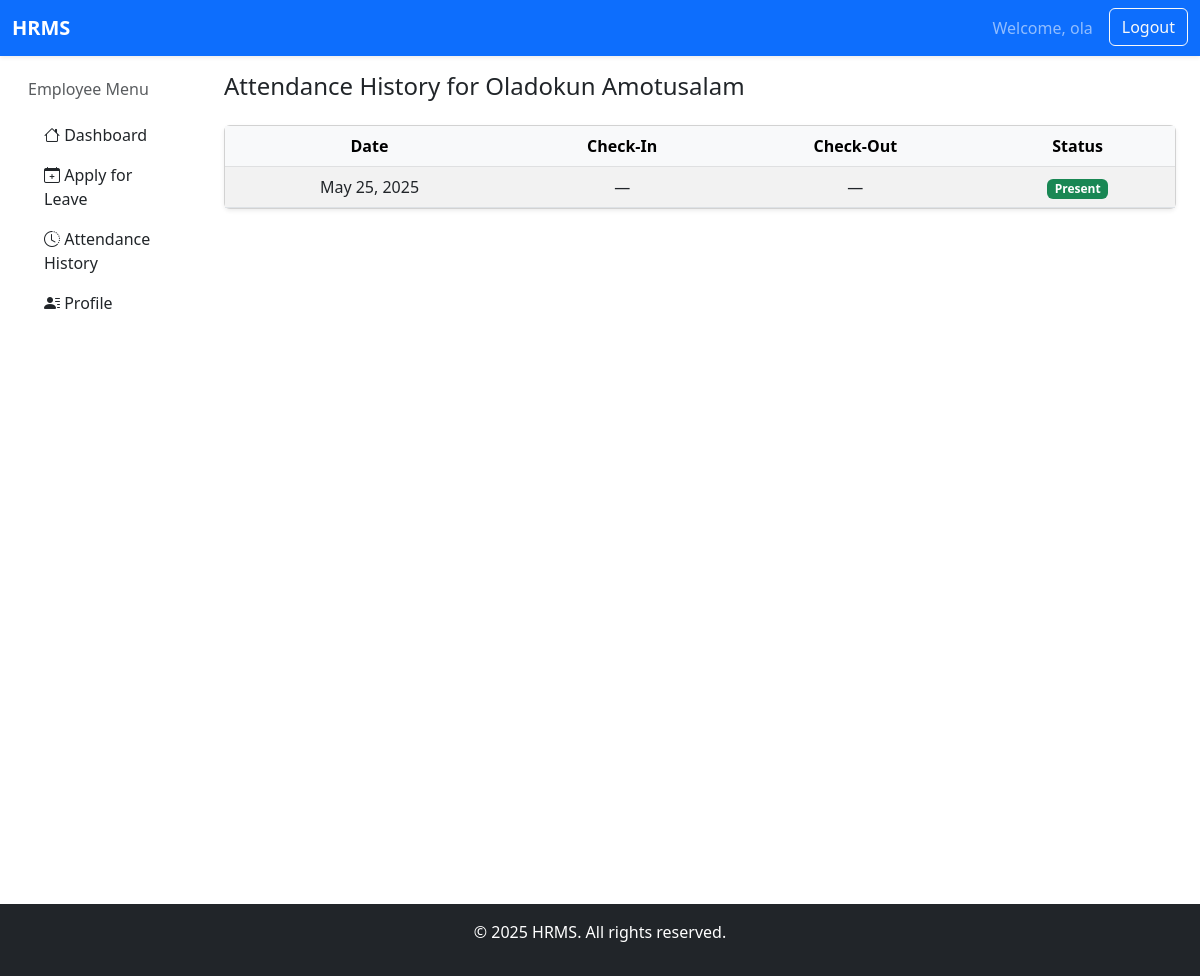
Page /attendance/ (signed in) on the committed database.
### core/models.py (models this page shows, shortened)
class Employee(models.Model):
    user = models.OneToOneField(User, on_delete=models.CASCADE, related_name='employee')
    department = models.CharField(max_length=100)
    designation = models.CharField(max_length=100)
    join_date = models.DateField()
    phone = models.CharField(max_length=15)
    address = models.TextField()
    is_hr = models.BooleanField(default=False)

class Attendance(models.Model):
    STATUS_CHOICES = [
        ('Present', 'Present'),
        ('Absent', 'Absent'),
    ]
    employee = models.ForeignKey(User, on_delete=models.CASCADE)
    date = models.DateField()
    status = models.CharField(max_length=10, choices=STATUS_CHOICES)
    class Meta:
        unique_together = ('employee', 'date')

### core/views.py (the view)
# urls.py: path('attendance/', views.my_attendance, name='attendance'),
@login_required
def my_attendance(request):
    employee = get_object_or_404(Employee, user=request.user)
    attendance_list = Attendance.objects.filter(employee=request.user)
    context = {"employee": employee, "attendance_list": attendance_list}
    return render(
        request,
        "core/attendance.html", context
    )

### templates/core/attendance.html (shortened to what this page needs)
{% extends "core/base.html" %}
{% block brand_link %}
<a class="navbar-brand" href="{% url 'hr_dashboard' %}"><b>HRMS</b></a>
{% endblock %}
{% block content %}
{% include "core/emp_sidebar.html" %}
<main class="col-md-9 ms-sm-auto col-lg-10 px-md-4 mt-3">
  <h4 class="mb-4">Attendance History for {{ employee.user.get_full_name }}</h4>
  <div class="card shadow-sm">
    <div class="card-body p-0">
      <div class="table-responsive">
        <table class="table table-striped table-hover mb-0 align-middle">
          <thead class="table-light text-center">
            <tr>
              <th>Date</th>
              <th>Check‑In</th>
              <th>Check‑Out</th>
              <th>Status</th>
            </tr>
          </thead>
          <tbody>
            {% for record in attendance_list %}
              <tr class="text-center">
                <td>{{ record.date|date:"M d, Y" }}</td>
                <td>{{ record.check_in|default:"—" }}</td>
                <td>{{ record.check_out|default:"—" }}</td>
                <td>
                  <span class="badge
                    {% if record.status == 'Present' %} bg-success
                    {% elif record.status == 'Late' %} bg-warning text-dark
                    {% elif record.status == 'Absent' %} bg-danger
                    {% else %} bg-info
                    {% endif %}">
                    {{ record.status }}
                  </span>
                </td>
              </tr>
            {% empty %}
              <tr>
                <td colspan="5" class="text-center py-4">No attendance records found.</td>
              </tr>
            {% endfor %}
          </tbody>
        </table>
      </div>
    </div>
  </div>
  </div>
{% endblock %}

### templates/core/base.html (shortened to what this page needs)
<!doctype html>
<html lang="en">
  <head>
    <link rel="stylesheet" href="https://cdnjs.cloudflare.com/ajax/libs/font-awesome/6.5.0/css/all.min.css">
    <link href="https://cdn.jsdelivr.net/npm/bootstrap@5.3.6/dist/css/bootstrap.min.css" rel="stylesheet">
    <link href="https://cdn.jsdelivr.net/npm/bootstrap@5.3.0/dist/css/bootstrap.min.css" rel="stylesheet">
    <link href="https://cdn.jsdelivr.net/npm/bootstrap-icons@1.10.5/font/bootstrap-icons.css" rel="stylesheet">
  </head>
  <body>
    {% block nav %}
      <nav class="navbar navbar-expand-lg navbar-dark bg-primary shadow-sm">
        <div class="container-fluid">
        {% block brand_link %}{% endblock %}
        <div class="collapse navbar-collapse justify-content-end" id="navbarContent">
        <ul class="navbar-nav mb-2 mb-lg-0">
          {% if user.is_authenticated %}
            <li class="nav-item">
              <a class="nav-link" href="#">Welcome, {{ user.username }}</a>
            </li>
            <li class="nav-item">
              <form method="post" action="{% url 'logout' %}" class="d-inline">
                <button type="submit" class="btn btn-outline-light ms-2">Logout</button>
              </form>
            </li>
          {% endif %}
      </ul>
    </div>
  </div>
</nav>
{% endblock %}
  <div class="container-fluid">
    <div class="row">
      {% block content %}
      {% endblock %}
    </div>
  <footer class="mt-5 text-center text-white bg-dark py-3">
    <p>&copy; 2025 HRMS. All rights reserved.</p>
  </footer>
  </body>
</html>

### rows in the picture
Employee: user.get_full_name "Oladokun Amotusalam"
Attendance: date "May 25, 2025", check_in "—", check_out "—", status "Present"

### other values in the picture
{{ user.username }} "ola"
